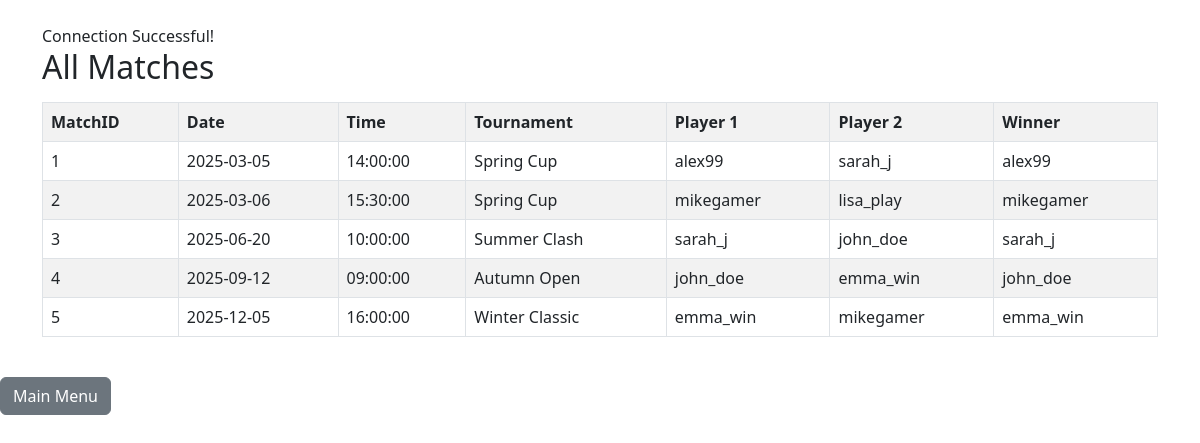
The app's page /queries/display_matches.php, older data.
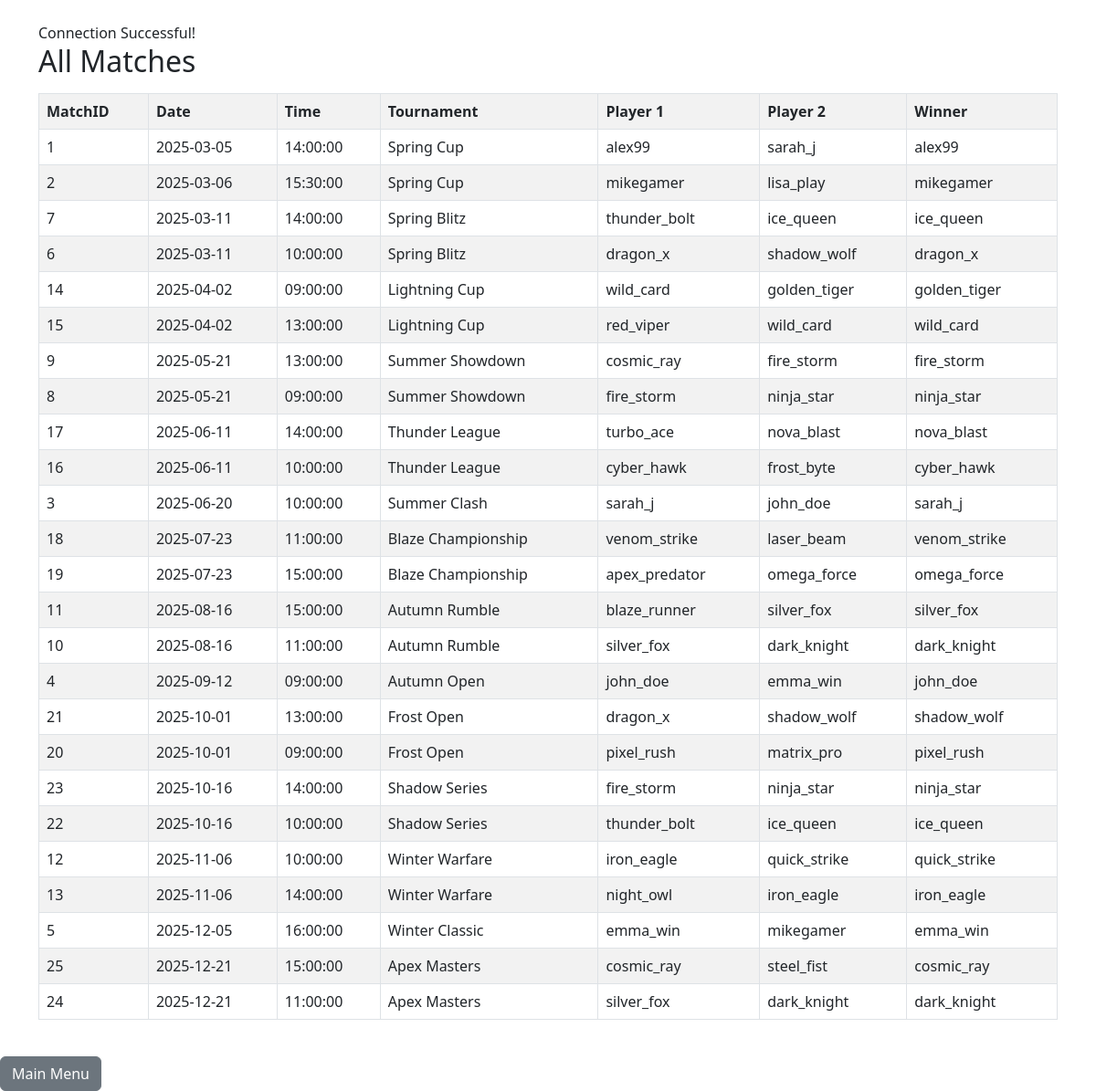
The same page, newer data.
### tables this page shows
CREATE TABLE Match_Contained (
    MatchID INT PRIMARY KEY,
    Match_Date DATE DEFAULT (CURRENT_DATE),
    Match_Time TIME DEFAULT (CURRENT_TIME),
    Winner_ID INT,
    TournamentID INT,  
    FOREIGN KEY (TournamentID) REFERENCES Tournament_Managed(TournamentID)
        ON DELETE CASCADE
        ON UPDATE CASCADE,
    FOREIGN KEY (Winner_ID) REFERENCES Player(PlayerID)
        ON UPDATE CASCADE
);

CREATE TABLE Tournament_Managed (
    TournamentID INT PRIMARY KEY,
    Name VARCHAR(50) UNIQUE NOT NULL,
    Difficulty INT,
    StartDate DATE,
    ManagerID INT NOT NULL,
    SupervisorID INT NOT NULL,
    FOREIGN KEY (Difficulty) REFERENCES PrizeMoney(Difficulty)
        ON DELETE SET NULL
        ON UPDATE CASCADE,
    FOREIGN KEY (SupervisorID) REFERENCES Admin(AdminID)
        ON UPDATE CASCADE,
    FOREIGN KEY (ManagerID) REFERENCES TournamentManager(ManagerID)
        ON UPDATE CASCADE
);

CREATE TABLE GameUser (
    UserID INT PRIMARY KEY,
    Username VARCHAR(40) UNIQUE NOT NULL,
    Email VARCHAR(50) UNIQUE NOT NULL,
    Password VARCHAR(40) NOT NULL
);

### queries/display_matches.php (the view, shortened to what this page needs)
<?php
$servername = "localhost";
$username   = "root";
$password   = "";
$database   = "tictactoe";
$conn = new mysqli($servername, $username, $password, $database);
if ($conn->connect_error) {
	die("Connection failed: " . $conn->connect_error);
} else {
	echo "<link rel='stylesheet' href='https://cdn.jsdelivr.net/npm/bootstrap@5.3.0/dist/css/bootstrap.min.css'>";
	echo "<div class='container mt-4'>";
	echo "Connection Successful! <br>";
}
$query = "SELECT mc.MatchID, mc.Match_Date, mc.Match_Time,
                 u1.Username AS Player1, u2.Username AS Player2,
                 u3.Username AS Winner, tm.Name AS Tournament
          FROM Match_Contained mc
          JOIN Plays_inMatch pm ON mc.MatchID = pm.MatchID
          JOIN GameUser u1 ON pm.Player1_ID = u1.UserID
          JOIN GameUser u2 ON pm.Player2_ID = u2.UserID
          LEFT JOIN GameUser u3 ON mc.Winner_ID = u3.UserID
          JOIN Tournament_Managed tm ON mc.TournamentID = tm.TournamentID
          ORDER BY mc.Match_Date";
$result = $conn->query($query);
echo "<h2>All Matches</h2>";
if ($result->num_rows > 0) {
	echo "<table class='table table-bordered table-striped mt-3'>";
	echo "<tr><th>MatchID</th><th>Date</th><th>Time</th><th>Tournament</th><th>Player 1</th><th>Player 2</th><th>Winner</th></tr>";
	while ($row = $result->fetch_assoc()) {
		echo "<tr>
			<td>" . $row["MatchID"] . "</td>
			<td>" . $row["Match_Date"] . "</td>
			<td>" . $row["Match_Time"] . "</td>
			<td>" . $row["Tournament"] . "</td>
			<td>" . $row["Player1"] . "</td>
			<td>" . $row["Player2"] . "</td>
			<td>" . ($row["Winner"] ?? "No winner yet") . "</td>
		</tr>";
	}
	echo "</table>";
} else {
	echo "No matches found.";
}
echo "</div><br><a class='btn btn-secondary' href='../index.php'>Main Menu</a>";
?>

Row changes from the older to the newer data that the page shows:
added match_contained: MatchID "7", Match_Date "2025-03-11", Match_Time "14:00:00", TournamentID.Name "Spring Blitz", gameuser.Username "thunder_bolt", gameuser.Username "ice_queen"
added match_contained: MatchID "6", Match_Date "2025-03-11", Match_Time "10:00:00", TournamentID.Name "Spring Blitz", gameuser.Username "dragon_x", gameuser.Username "shadow_wolf"
added match_contained: MatchID "14", Match_Date "2025-04-02", Match_Time "09:00:00", TournamentID.Name "Lightning Cup", gameuser.Username "wild_card", gameuser.Username "golden_tiger"
added match_contained: MatchID "15", Match_Date "2025-04-02", Match_Time "13:00:00", TournamentID.Name "Lightning Cup", gameuser.Username "red_viper", gameuser.Username "wild_card"
added match_contained: MatchID "9", Match_Date "2025-05-21", Match_Time "13:00:00", TournamentID.Name "Summer Showdown", gameuser.Username "cosmic_ray", gameuser.Username "fire_storm"
added match_contained: MatchID "8", Match_Date "2025-05-21", Match_Time "09:00:00", TournamentID.Name "Summer Showdown", gameuser.Username "fire_storm", gameuser.Username "ninja_star"
added match_contained: MatchID "17", Match_Date "2025-06-11", Match_Time "14:00:00", TournamentID.Name "Thunder League", gameuser.Username "turbo_ace", gameuser.Username "nova_blast"
added match_contained: MatchID "16", Match_Date "2025-06-11", Match_Time "10:00:00", TournamentID.Name "Thunder League", gameuser.Username "cyber_hawk", gameuser.Username "frost_byte"
added match_contained: MatchID "18", Match_Date "2025-07-23", Match_Time "11:00:00", TournamentID.Name "Blaze Championship", gameuser.Username "venom_strike", gameuser.Username "laser_beam"
added match_contained: MatchID "19", Match_Date "2025-07-23", Match_Time "15:00:00", TournamentID.Name "Blaze Championship", gameuser.Username "apex_predator", gameuser.Username "omega_force"
added match_contained: MatchID "11", Match_Date "2025-08-16", Match_Time "15:00:00", TournamentID.Name "Autumn Rumble", gameuser.Username "blaze_runner", gameuser.Username "silver_fox"
added match_contained: MatchID "10", Match_Date "2025-08-16", Match_Time "11:00:00", TournamentID.Name "Autumn Rumble", gameuser.Username "silver_fox", gameuser.Username "dark_knight"
added match_contained: MatchID "21", Match_Date "2025-10-01", Match_Time "13:00:00", TournamentID.Name "Frost Open", gameuser.Username "dragon_x", gameuser.Username "shadow_wolf"
added match_contained: MatchID "20", Match_Date "2025-10-01", Match_Time "09:00:00", TournamentID.Name "Frost Open", gameuser.Username "pixel_rush", gameuser.Username "matrix_pro"
added match_contained: MatchID "23", Match_Date "2025-10-16", Match_Time "14:00:00", TournamentID.Name "Shadow Series", gameuser.Username "fire_storm", gameuser.Username "ninja_star"
added match_contained: MatchID "22", Match_Date "2025-10-16", Match_Time "10:00:00", TournamentID.Name "Shadow Series", gameuser.Username "thunder_bolt", gameuser.Username "ice_queen"
added match_contained: MatchID "12", Match_Date "2025-11-06", Match_Time "10:00:00", TournamentID.Name "Winter Warfare", gameuser.Username "iron_eagle", gameuser.Username "quick_strike"
added match_contained: MatchID "13", Match_Date "2025-11-06", Match_Time "14:00:00", TournamentID.Name "Winter Warfare", gameuser.Username "night_owl", gameuser.Username "iron_eagle"
added match_contained: MatchID "25", Match_Date "2025-12-21", Match_Time "15:00:00", TournamentID.Name "Apex Masters", gameuser.Username "cosmic_ray", gameuser.Username "steel_fist"
added match_contained: MatchID "24", Match_Date "2025-12-21", Match_Time "11:00:00", TournamentID.Name "Apex Masters", gameuser.Username "silver_fox", gameuser.Username "dark_knight"
